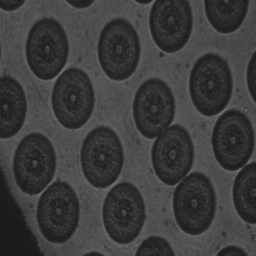
#> input picture Talleres/Taller 5/Punto 4/SIC.png, 256 x 256 px
$ jupyter execute punto4.ipynb
#> lines starting #> are read from the running program, lines starting #| are printed output that depends on the picture; after the words box and inside, x2 and y2 are one past the last pixel; in counts of white or black regions, pixels touching at a corner belong together
[cell 1]
import cv2
import numpy as np
import matplotlib.pyplot as plt

sic = cv2.imread('SIC.png', cv2.IMREAD_GRAYSCALE)
#> sic is the input picture: shape (256, 256); min 23, max 118, mean 60.4
plt.imshow(sic, cmap='gray', vmin=0, vmax=255)
plt.show()

[cell 2]
import cv2

thres_value, thres_image = cv2.threshold(sic, 55, 70, cv2.THRESH_BINARY)
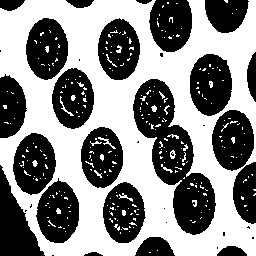
#> thres_image: shape (256, 256); values 0 (black) and 70 (white), 52.3% white; 38 black regions (16 under 20 px), largest, box (x1, y1, x2, y2) and area: (133, 79, 216, 235) 5378, (0, 165, 45, 256) 2009, (190, 54, 232, 116) 2001
thresh_inv = cv2.bitwise_not(thres_image)


plt.imshow(thresh_inv, cmap='gray')
plt.show()

[cell 3]
from skimage.morphology import dilation, erosion, opening, closing


mascara_cruz = np.array([[0, 1, 0], [1, 1, 1], [0, 1, 0]], np.uint8)

dilated_image = dilation(thresh_inv, footprint=mascara_cruz)
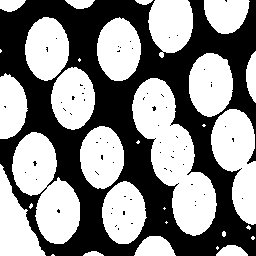
#> dilated_image: shape (256, 256); values 185 (black) and 255 (white), 53.9% white; 65 black regions (64 under 20 px), largest, box (x1, y1, x2, y2) and area: (0, 0, 256, 256) 30021

plt.imshow(dilated_image, cmap='gray')
plt.title('dilatacion con mascara cruz')
plt.show()

[cell 4]
mascara_oblicua_descendente = np.array([[1, None, None], [None, 1, None], [None, None, 1]], dtype=object)
mascara_oblicua_ascendente = np.array([[None, None, 1], [None, 1, None], [1, None, None]], dtype=object)


eroded_image = erosion(dilated_image, footprint=mascara_oblicua_ascendente)
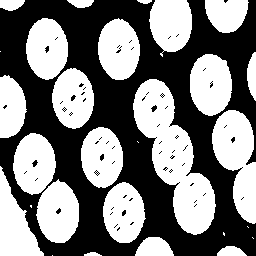
#> eroded_image: shape (256, 256); values 185 (black) and 255 (white), 49.5% white; 28 white regions (7 under 20 px), largest, box (x1, y1, x2, y2) and area: (133, 79, 216, 235) 5705, (212, 110, 256, 224) 3083, (190, 54, 232, 116) 2058

for i in range(9):
    eroded_image = erosion(eroded_image, footprint=mascara_oblicua_ascendente)
#> this loop made 9 passes
#> pass 1, `eroded_image = erosion(eroded_image, footprint=mascara_oblicua_ascende..`:
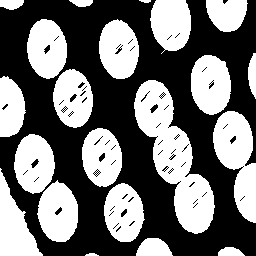
#> eroded_image: shape (256, 256); values 185 (black) and 255 (white), 45.3% white; 21 white regions, largest, box (x1, y1, x2, y2) and area: (134, 80, 215, 234) 5213, (213, 111, 256, 223) 2844, (191, 55, 231, 115) 1894
#> after the loop:
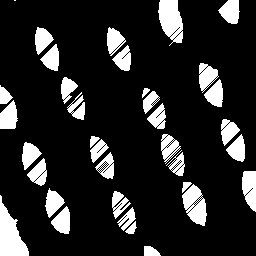
#> eroded_image: shape (256, 256); values 185 (black) and 255 (white), 16% white; 35 white regions (1 under 20 px), largest, box (x1, y1, x2, y2) and area: (0, 195, 29, 256) 948, (158, 0, 183, 46) 787, (182, 184, 207, 226) 643

for i in range(6):
    eroded_image = erosion(eroded_image, footprint=mascara_oblicua_descendente)
#> this loop made 6 passes
#> pass 1, `eroded_image = erosion(eroded_image, footprint=mascara_oblicua_descend..`:
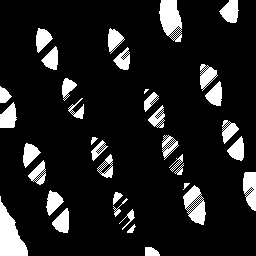
#> eroded_image: shape (256, 256); values 185 (black) and 255 (white), 12.1% white; 36 white regions (1 under 20 px), largest, box (x1, y1, x2, y2) and area: (0, 196, 28, 256) 908, (159, 0, 182, 42) 668, (183, 185, 206, 225) 528
#> pass 2, `eroded_image = erosion(eroded_image, footprint=mascara_oblicua_descend..`:
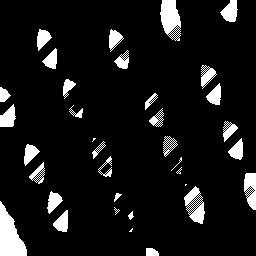
#> eroded_image: shape (256, 256); values 185 (black) and 255 (white), 9% white; 35 white regions (6 under 20 px), largest, box (x1, y1, x2, y2) and area: (0, 201, 27, 256) 875, (160, 0, 181, 41) 581, (184, 186, 205, 224) 425
#> pass 3, `eroded_image = erosion(eroded_image, footprint=mascara_oblicua_descend..`:
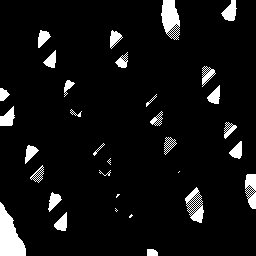
#> eroded_image: shape (256, 256); values 185 (black) and 255 (white), 6.7% white; 32 white regions (5 under 20 px), largest, box (x1, y1, x2, y2) and area: (0, 202, 26, 256) 845, (161, 0, 180, 40) 506, (185, 187, 204, 223) 330
#> after the loop:
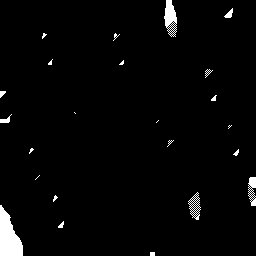
#> eroded_image: shape (256, 256); values 185 (black) and 255 (white), 2.5% white; 23 white regions (11 under 20 px), largest, box (x1, y1, x2, y2) and area: (0, 205, 23, 256) 751, (164, 0, 177, 37) 293, (248, 177, 256, 206) 144


plt.imshow(eroded_image, cmap='gray')
plt.title('erosion con mascaras oblicuas')
plt.show()

[cell 5]
from skimage.measure import label


# Etiquetar componentes conexos con conectividad 8
connected_components  = label(eroded_image, background=0, connectivity=2)
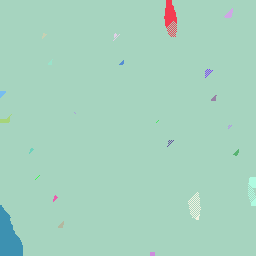
#> connected_components: shape (256, 256) int64; 24 distinct labels, from 1 to 24; one colour per label, 0 black

plt.imshow(dilated_image, cmap='gray')
plt.title('Imagen original')
plt.show()

plt.imshow(connected_components, cmap='nipy_spectral')
plt.title('Componentes conectados')
plt.show()
num_cells = np.max(connected_components)
#> num_cells = 24
print(f"Total de células detectadas: {num_cells}")
#| Total de células detectadas: 24
